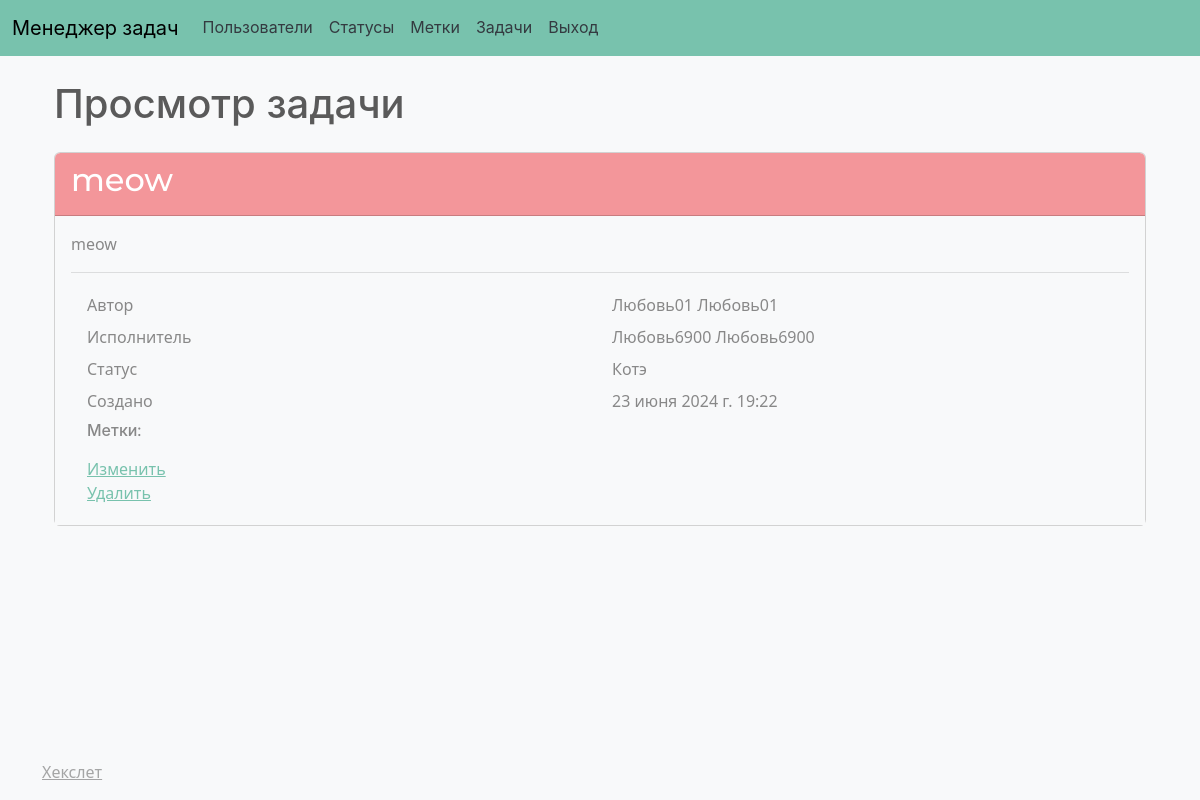
The page /tasks/2/ (signed in) on the database its author committed.
### task_manager/models.py (models this page shows, shortened)
class Task(models.Model):
    name = models.CharField(max_length=100, verbose_name=_('Name'))
    description = models.TextField(verbose_name=_('Description'))
    status = models.ForeignKey(Status,
                               on_delete=models.CASCADE,
                               related_name='tasks',
                               default=1,
                               verbose_name=_('Status'))
    author = models.ForeignKey(CustomUser,
                               related_name='author_tasks',
                               on_delete=models.CASCADE,
                               verbose_name=_('Author'))
    executor = models.ForeignKey(CustomUser,
                                 related_name='executor_tasks',
                                 on_delete=models.CASCADE,
                                 null=True,
                                 verbose_name=_('Executor'))
    created_at = models.DateTimeField(auto_now_add=True,
                                      verbose_name=_('Дата создания'))
    label = models.ManyToManyField(Label, related_name='label')

class CustomUser(AbstractUser):
    first_name = models.CharField(max_length=100)
    last_name = models.CharField(max_length=100)
    username = models.CharField(max_length=150, unique=True)
    password = models.CharField(max_length=100)
    REQUIRED_FIELDS = ['first_name', 'last_name']

class Status(models.Model):
    name = models.CharField(
        verbose_name=_('Name'), max_length=100, validators=[])
    created_at = models.DateTimeField(auto_now_add=True)
    def __str__(self):
        return self.name

### task_manager/views.py (the view)
# urls.py: path('tasks/<int:pk>/', views.task_detail, name='task_detail'),
@login_required
def task_detail(request, pk):
    task = Task.objects.get(pk=pk)
    return render(request, 'tasks/task_detail.html', {'task': task})

### task_manager/templates/tasks/task_detail.html (shortened to what this page needs)
{% extends "base.html" %}
{% load django_bootstrap5 %}
{% load i18n %}
{% block content %}
<div class="container wrapper flex-grow-1">
    <h1 class="my-4">{% trans "Task view" %}</h1>
    <div class="card">
        <div class="card-header bg-secondary text-white">
            <h2>{{ task.name }}</h2>
        </div>
        <div class="card-body bg-light">
            <p>{{ task.description }}</p>
            <hr>
            <div class="container">
                <div class="row p-1">
                    <div class="col">{% trans "Author" %}</div>
                    <div class="col">{{ task.author.first_name }} {{ task.author.last_name }}</div>
                </div>
                <div class="row p-1">
                    <div class="col">{% trans "Executor" %}</div>
                    <div class="col">{{ task.executor.first_name }} {{ task.executor.last_name }}</div>
                </div>
                <div class="row p-1">
                    <div class="col">{% trans "Status" %}</div>
                    <div class="col">{{ task.status }}</div>
                </div>
                <div class="row p-1">
                    <div class="col">{% trans "Created at" %}</div>
                    <div class="col">{{ task.created_at }}</div>
                </div>
                <div class="row p-1">
                    <div class="col">
                        <h6>{% trans "Labels:" %}</h6>
                    </div>
                </div>
                <div class="row p-1">
                    <div class="col">
                        <a href="{% url 'task_update' task.id %}">{% trans "Edit" %}</a>
                        <br>
                        <a href="{% url 'task_delete' task.id %}">{% trans "Delete" %}</a>
                    </div>
                </div>
            </div>
        </div>
    </div>
</div>
{% endblock %}

### rows shown on the page
Task: name "meow", description "meow", author.first_name "Любовь01", author.last_name "Любовь01", executor.first_name "Любовь6900", executor.last_name "Любовь6900", status "Котэ", created_at "23 июня 2024 г. 19:22"
